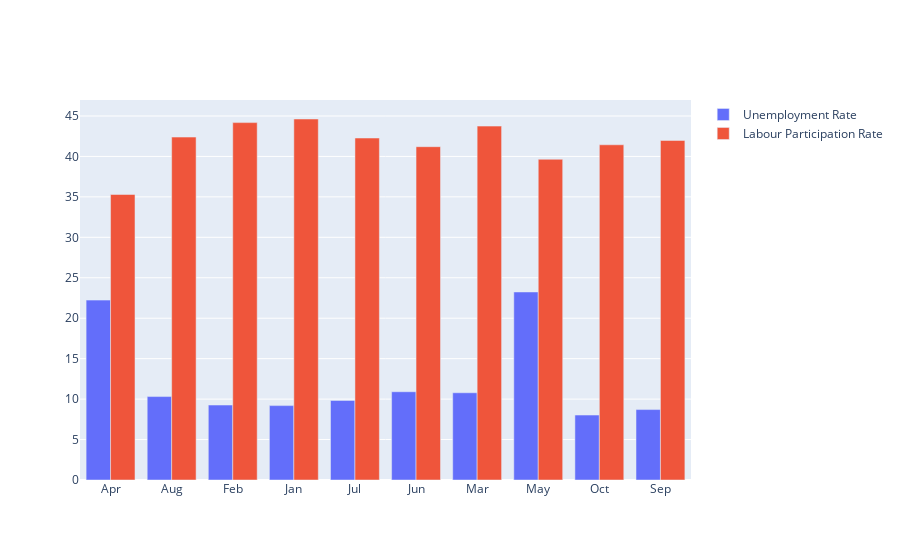

The notebook cell saved with this chart:
### Code cell
fig.add_trace(go.Bar(x = month,y = labour_participation_rate,name = 'Labour Participation Rate'))

### Figure 1 — Plotly figure (JSON) as saved in the notebook; plotly's stock layout.template omitted (floating-point values rounded to 4 significant figures)
{"data": [{"name": "Unemployment Rate", "type": "bar", "x": ["Apr", "Aug", "Feb", "Jan", "Jul", "Jun", "Mar", "May", "Oct", "Sep"], "y": [22.24, 10.31, 9.266, 9.197, 9.834, 10.91, 10.78, 23.24, 8.026, 8.706]}, {"name": "Labour Participation Rate", "type": "bar", "x": ["Apr", "Aug", "Feb", "Jan", "Jul", "Jun", "Mar", "May", "Oct", "Sep"], "y": [35.3, 42.39, 44.18, 44.63, 42.27, 41.2, 43.75, 39.65, 41.44, 41.97]}], "layout": {"autosize": true, "xaxis": {"autorange": true, "range": [-0.5, 9.5], "type": "category"}, "yaxis": {"autorange": true, "range": [0, 46.98], "type": "linear"}}}
